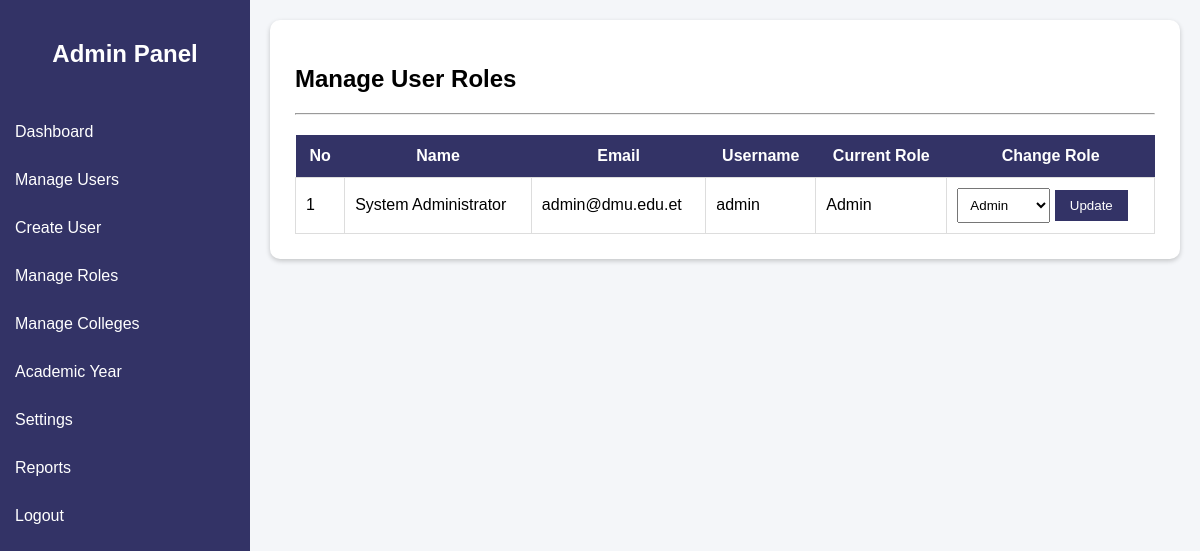
Screenshot of /admin/manage_roles.php (signed in) with the database file from the repository.
### tables this page shows
CREATE TABLE IF NOT EXISTS users (
    id            INT          NOT NULL AUTO_INCREMENT,
    full_name     VARCHAR(200) NOT NULL,
    student_id    VARCHAR(50)  NOT NULL DEFAULT '',
    gender        ENUM('Male','Female','Other','') NOT NULL DEFAULT '',
    email         VARCHAR(150) NOT NULL UNIQUE,
    phone         VARCHAR(50)  DEFAULT NULL,
    username      VARCHAR(100) NOT NULL UNIQUE,
    password      VARCHAR(255) NOT NULL,
    role          ENUM('student','registrar','admin','department_head') NOT NULL DEFAULT 'student',
    status        ENUM('Active','Blocked','Pending') NOT NULL DEFAULT 'Active',
    photo         VARCHAR(255) DEFAULT NULL,
    cgpa          DECIMAL(4,2) NOT NULL DEFAULT 0.00,
    college_id    INT          DEFAULT NULL,
    department_id INT          DEFAULT NULL,
    entry_year    VARCHAR(20)  DEFAULT NULL,
    created_at    TIMESTAMP   NOT NULL DEFAULT CURRENT_TIMESTAMP,
    PRIMARY KEY (id),
    KEY idx_role   (role),
    KEY idx_status (status)
);

### admin/manage_roles.php (the view, shortened to what this page needs)
<?php
include '../config/database.php';
$users=mysqli_query(
$conn,
"SELECT id,full_name,email,username,role,status
FROM users
ORDER BY id DESC"
);
?>
<!DOCTYPE html>
<html lang="en">
<head>
</head>
<body>
<div class="sidebar">
<h2>
Admin Panel
</h2>
<a href="dashboard.php">
Dashboard
</a>
<a href="manage_users.php">
Manage Users
</a>
<a href="create_user.php">
Create User
</a>
<a href="manage_roles.php">
Manage Roles
</a>
<a href="manage_colleges.php">
Manage Colleges
</a>
<a href="manage_academic_year.php">
Academic Year
</a>
<a href="settings.php">
Settings
</a>
<a href="reports.php">
Reports
</a>
<a href="../logout.php">
Logout
</a>
</div>
<div class="main">
<div class="card">
<h2>
Manage User Roles
</h2>
<hr>
<table>
<tr>
<th>
No
</th>
<th>
Name
</th>
<th>
Email
</th>
<th>
Username
</th>
<th>
Current Role
</th>
<th>
Change Role
</th>
</tr>
<?php
$count=1;
while($row=mysqli_fetch_assoc($users))
{
?>
<tr>
<td>
<?php echo $count++; ?>
</td>
<td>
<?php echo htmlspecialchars($row['full_name']); ?>
</td>
<td>
<?php echo htmlspecialchars($row['email']); ?>
</td>
<td>
<?php echo htmlspecialchars($row['username']); ?>
</td>
<td>
<?php echo ucfirst($row['role']); ?>
</td>
<td>
<form method="POST">
<select name="role">
<option value="admin"
<?php if($row['role']=="admin") echo "selected"; ?>>
Admin
</option>
</select>
<button name="update_role">
Update
</button>
</form>
</td>
</tr>
<?php
}
?>
</table>
</div>
</div>
</body>
</html>

### admin/manage_roles.php (style rules this page uses)
body { margin:0; font-family:Arial; background:#f4f6f9; }
.sidebar { width:250px; height:100vh; background:#333366; position:fixed; left:0; top:0; }
.sidebar h2 { color:white; text-align:center; padding:20px; }
.sidebar a { display:block; color:white; padding:15px; text-decoration:none; }
.main { margin-left:250px; padding:20px; }
.card { background:white; padding:25px; border-radius:10px; box-shadow:0 2px 5px rgba(0,0,0,.2); }
table { width:100%; border-collapse:collapse; margin-top:20px; }
th { background:#333366; color:white; padding:12px; }
td { border:1px solid #ddd; padding:10px; }
select { padding:8px; }
button { background:#333366; color:white; border:none; padding:8px 15px; cursor:pointer; }

### rows the page displays
users: full_name "System Administrator", email "admin@dmu.edu.et", username "admin", role "Admin"
